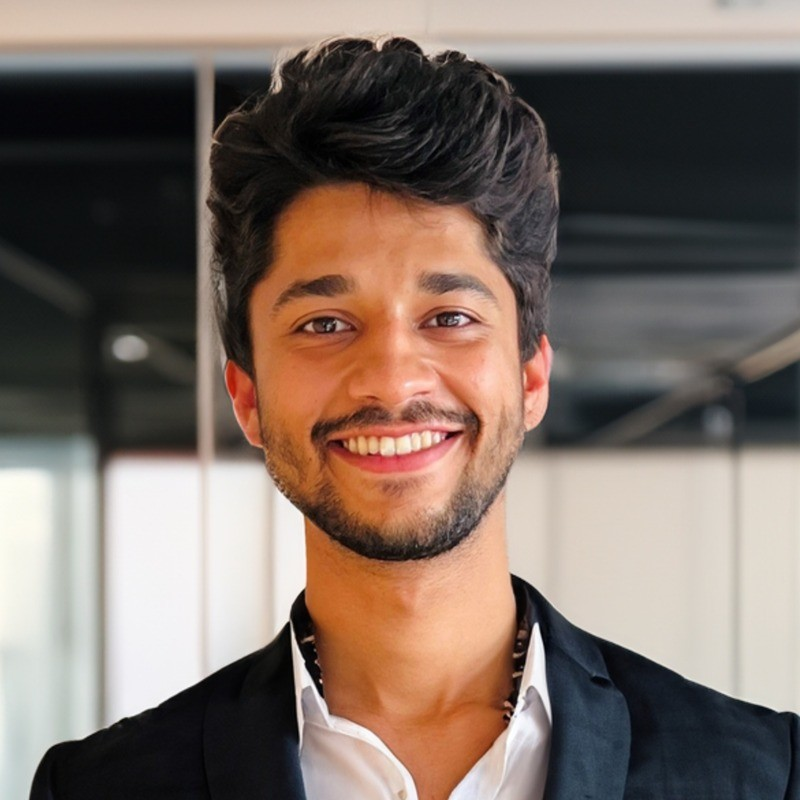
#> input picture divesh.jpg, 800 x 800 px
$ python -i image_enhance.py   (imports and definitions only)
#> lines starting #> are read from the running program, lines starting #| are printed output that depends on the picture
#> further down, picture is the input picture: shape (800, 800, 3); mean B, G, R 101, 109.8, 125.3
# Classroom Image Enhancer
"""
How to use :-
1. call the Image Enhancer function from the file.
Example :- import image_enhance as ie

2. Apply Function on images.
Example:- result = ie.Image_Enhancer(image_path)

3. The Function automatically reads the image and converts it into grayscale for Enhancement.

4. Do not use this Function on Detected Images.
"""

import cv2
import numpy as np
from skimage import exposure


def original(image):
    return image


def resize_image(image, threshold=500, scaling_factor=1.5):

    # Check if the image needs resizing
#> called with threshold = 500, scaling_factor = 1.5
    height, width = image.shape[:2]
#> height = 800; width = 800
    if height < threshold or width < threshold:
        # Resize the image
        resized_image = cv2.resize(image, (0, 0), fx=scaling_factor, fy=scaling_factor, interpolation=cv2.INTER_AREA)
        return resized_image
    else:
        return image


def gamma_correction(image, threshold=127):  # Automatically brightens or darkens the image
#> called with threshold = 127
    avg_intensity = cv2.mean(image)[0]
#> avg_intensity = 101

    if avg_intensity > threshold:
        gamma = 1.5
    else:
        gamma = 0.5
    image_gamma_corrected = exposure.adjust_gamma(image, gamma)
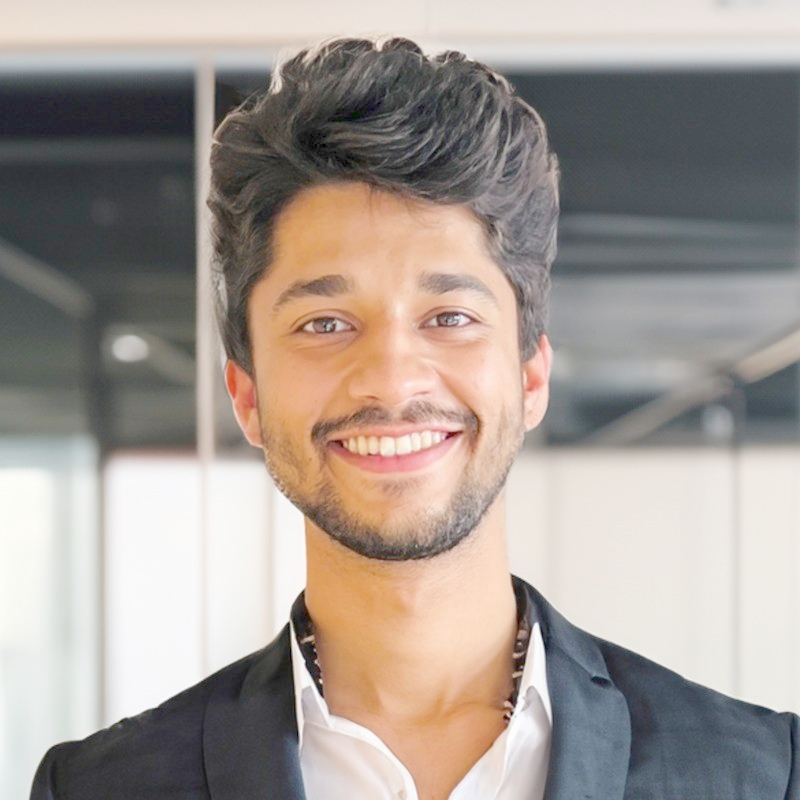
#> image_gamma_corrected: shape (800, 800, 3); mean B, G, R 147.5, 154, 163.5
    return image_gamma_corrected


def reduce_motion_blur(image, kernel_size=(2, 2), blur_strength=2):  # Reduces Motion Blur, Increases Sharpness
    # Create motion blur kernel
#> called with kernel_size = (2, 2), blur_strength = 2
    kernel = np.zeros(kernel_size)
    kernel[int((kernel_size[0] - 1) / 2), :] = np.ones(kernel_size[0])
    kernel /= kernel_size[0]

    # Apply Wiener deconvolution
    psf = np.ones((5, 5)) / 25  # Point spread function (PSF)
    deconvolved = cv2.filter2D(image, -1, psf)
    deconvolved = cv2.warpAffine(deconvolved, np.float32([[1, 0, 0], [0, 1, 0]]), (image.shape[1], image.shape[0]))

    # Add a fraction of the residual back to the image
    deconvolved = cv2.addWeighted(image, 1.0 + blur_strength, deconvolved, -blur_strength, 0)

    return deconvolved


def Image_Enhancer(image):  # Auto Enhancer

    Enhanced_Image = resize_image(image)
    Enhanced_Image = gamma_correction(Enhanced_Image)  # Brightness and Contrast
    Enhanced_Image = reduce_motion_blur(Enhanced_Image)  # Blur and Sharpen
    return Enhanced_Image

>>> import cv2
>>> picture = cv2.imread('divesh.jpg')
>>> result = Image_Enhancer(picture)
